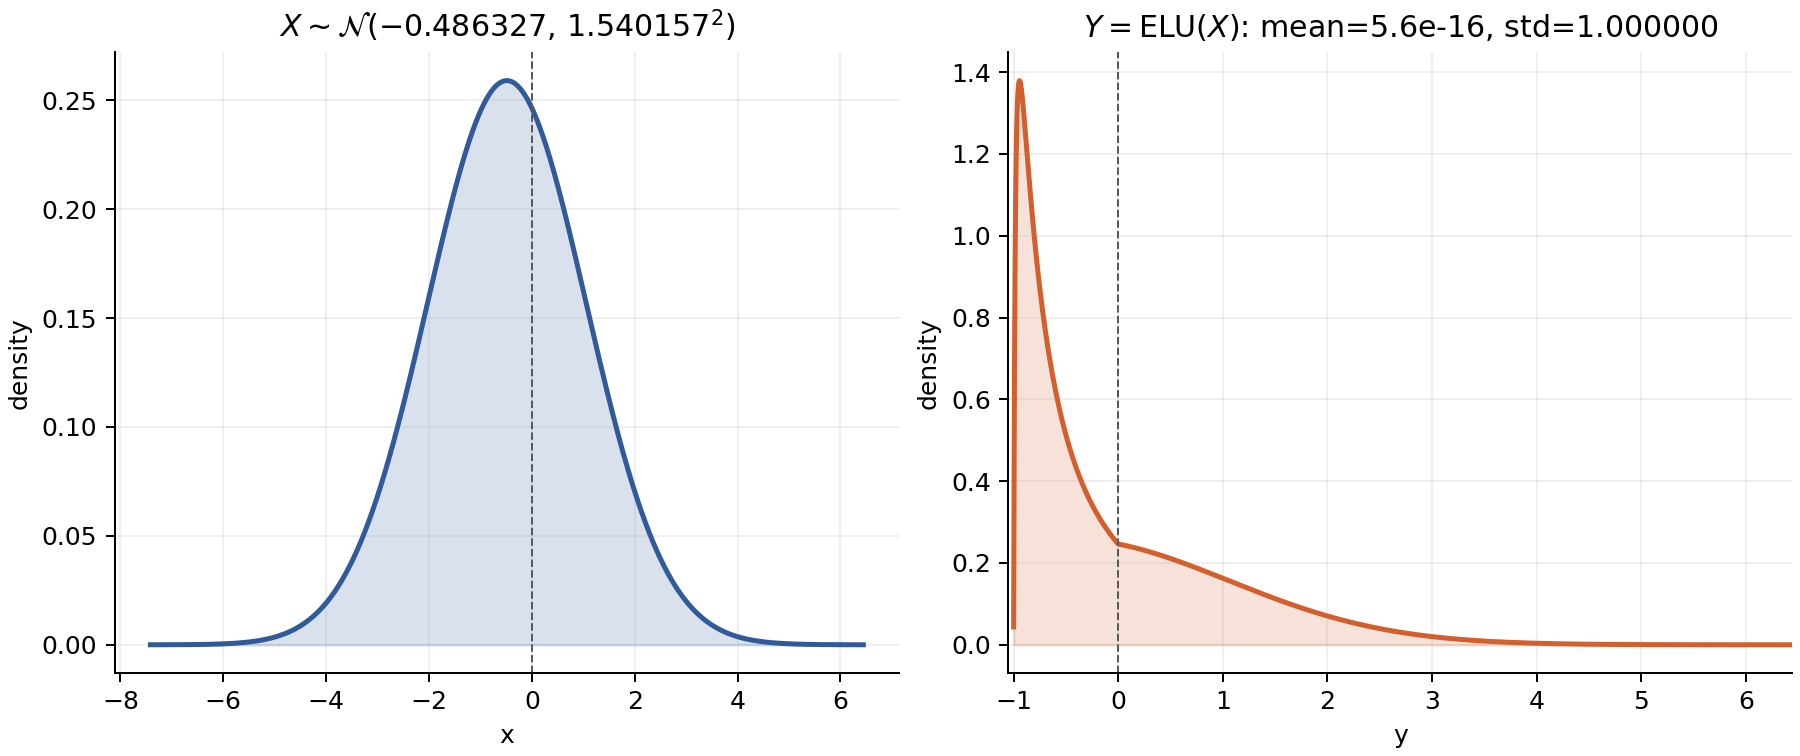

Reproduce this figure in Python.
"""Find a Gaussian whose standard ELU transform has mean 0 and variance 1."""

from pathlib import Path

import matplotlib.pyplot as plt
import numpy as np
from scipy.optimize import root
from scipy.special import ndtr
from scipy.stats import norm


def elu_moments(mu: float, sigma: float) -> tuple[float, float]:
    """Return E[ELU(X)] and E[ELU(X)^2] for X ~ N(mu, sigma^2)."""
    a = mu / sigma
    positive_probability = ndtr(a)
    negative_probability = ndtr(-a)

    exp1_truncated = np.exp(mu + sigma**2 / 2) * ndtr(
        (-mu - sigma**2) / sigma
    )
    exp2_truncated = np.exp(2 * mu + 2 * sigma**2) * ndtr(
        (-mu - 2 * sigma**2) / sigma
    )

    positive_first = mu * positive_probability + sigma * norm.pdf(a)
    positive_second = (
        (mu**2 + sigma**2) * positive_probability
        + mu * sigma * norm.pdf(a)
    )

    mean = positive_first + exp1_truncated - negative_probability
    second_moment = (
        positive_second
        + exp2_truncated
        - 2 * exp1_truncated
        + negative_probability
    )
    return mean, second_moment


def equations(parameters: np.ndarray) -> np.ndarray:
    """Use log(sigma) so the numerical solve cannot propose sigma <= 0."""
    mu, log_sigma = parameters
    mean, second_moment = elu_moments(mu, np.exp(log_sigma))
    return np.array([mean, second_moment - 1])


solution = root(equations, np.array([-0.2, 0.2]))
if not solution.success:
    raise RuntimeError(solution.message)

mu, log_sigma = solution.x
sigma = np.exp(log_sigma)
elu_mean, elu_second_moment = elu_moments(mu, sigma)
elu_std = np.sqrt(elu_second_moment - elu_mean**2)

# Exact change-of-variables density for Y = ELU(X).
x = np.linspace(mu - 4.5 * sigma, mu + 4.5 * sigma, 1200)
px = norm.pdf(x, loc=mu, scale=sigma)

y = np.linspace(-0.999, max(4.0, mu + 4.5 * sigma), 1600)
inverse = np.where(y <= 0, np.log1p(y), y)
jacobian = np.where(y <= 0, 1 / (1 + y), 1)
py = norm.pdf(inverse, loc=mu, scale=sigma) * jacobian

fig, axes = plt.subplots(1, 2, figsize=(10, 4.2), constrained_layout=True)
axes[0].plot(x, px, color="#315a9a", linewidth=2)
axes[0].fill_between(x, px, color="#315a9a", alpha=0.18)
axes[0].axvline(0, color="0.35", linewidth=0.8, linestyle="--")
axes[0].set(title=rf"$X\sim\mathcal{{N}}({mu:.6f},\,{sigma:.6f}^2)$", xlabel="x", ylabel="density")

axes[1].plot(y, py, color="#d35f2d", linewidth=2)
axes[1].fill_between(y, py, color="#d35f2d", alpha=0.18)
axes[1].axvline(0, color="0.35", linewidth=0.8, linestyle="--")
axes[1].set(
    title=rf"$Y=\mathrm{{ELU}}(X)$: mean={elu_mean:.2g}, std={elu_std:.6f}",
    xlabel="y",
    ylabel="density",
    xlim=(-1.05, y.max()),
)

for axis in axes:
    axis.grid(alpha=0.2)
    axis.spines[["top", "right"]].set_visible(False)

output = Path(__file__).with_name("elu_normal_distribution.png")
fig.savefig(output, dpi=180)
print(f"mu={mu:.12f}")
print(f"sigma={sigma:.12f}")
print(f"ELU mean={elu_mean:.12e}")
print(f"ELU std={elu_std:.12f}")
print(output)
